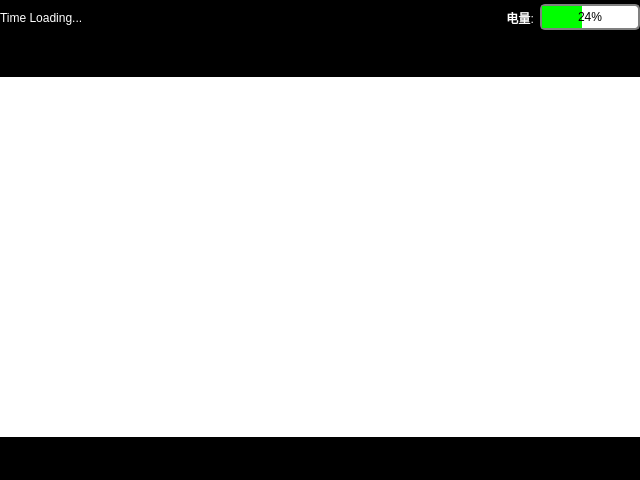
<?xml version="1.0" encoding="UTF-8"?>
<ui version="4.0">
 <class>SinglePhotoViewerWindow</class>
 <widget class="QMainWindow" name="SinglePhotoViewerWindow">
  <property name="geometry">
   <rect>
    <x>0</x>
    <y>0</y>
    <width>640</width>
    <height>480</height>
   </rect>
  </property>
  <property name="windowTitle">
   <string>MainWindow</string>
  </property>
  <widget class="QWidget" name="centralwidget">
   <widget class="QWidget" name="hor_1" native="true">
    <property name="geometry">
     <rect>
      <x>0</x>
      <y>0</y>
      <width>640</width>
      <height>35</height>
     </rect>
    </property>
    <property name="minimumSize">
     <size>
      <width>640</width>
      <height>35</height>
     </size>
    </property>
    <property name="maximumSize">
     <size>
      <width>640</width>
      <height>35</height>
     </size>
    </property>
    <property name="styleSheet">
     <string notr="true">background-color:black</string>
    </property>
    <layout class="QHBoxLayout" name="horizontalLayout">
     <item>
      <widget class="QLabel" name="datetime">
       <property name="minimumSize">
        <size>
         <width>200</width>
         <height>0</height>
        </size>
       </property>
       <property name="maximumSize">
        <size>
         <width>200</width>
         <height>16777215</height>
        </size>
       </property>
       <property name="styleSheet">
        <string notr="true">color:white</string>
       </property>
       <property name="text">
        <string>Time Loading...</string>
       </property>
      </widget>
     </item>
     <item>
      <widget class="QLabel" name="tips">
       <property name="minimumSize">
        <size>
         <width>285</width>
         <height>0</height>
        </size>
       </property>
       <property name="maximumSize">
        <size>
         <width>285</width>
         <height>16777215</height>
        </size>
       </property>
       <property name="text">
        <string>TextLabel</string>
       </property>
      </widget>
     </item>
     <item>
      <widget class="QLabel" name="battery">
       <property name="minimumSize">
        <size>
         <width>40</width>
         <height>0</height>
        </size>
       </property>
       <property name="maximumSize">
        <size>
         <width>40</width>
         <height>16777215</height>
        </size>
       </property>
       <property name="styleSheet">
        <string notr="true">color:white</string>
       </property>
       <property name="text">
        <string>电量:</string>
       </property>
       <property name="alignment">
        <set>Qt::AlignRight|Qt::AlignTrailing|Qt::AlignVCenter</set>
       </property>
      </widget>
     </item>
     <item>
      <widget class="QProgressBar" name="progressBar">
       <property name="minimumSize">
        <size>
         <width>100</width>
         <height>0</height>
        </size>
       </property>
       <property name="maximumSize">
        <size>
         <width>100</width>
         <height>16777215</height>
        </size>
       </property>
       <property name="styleSheet">
        <string notr="true">QProgressBar {   color:black;border: 2px solid grey;   border-radius: 5px;   background-color: #FFFFFF;}QProgressBar::chunk {   background-color: #00FF00;   width: 20px;}QProgressBar {   border: 2px solid grey;   border-radius: 5px;   text-align: center;}</string>
       </property>
       <property name="value">
        <number>24</number>
       </property>
      </widget>
     </item>
    </layout>
   </widget>
   <widget class="QWidget" name="hor_2" native="true">
    <property name="geometry">
     <rect>
      <x>0</x>
      <y>35</y>
      <width>640</width>
      <height>445</height>
     </rect>
    </property>
    <property name="styleSheet">
     <string notr="true">background-color:black</string>
    </property>
    <layout class="QHBoxLayout" name="horizontalLayout_2">
     <property name="spacing">
      <number>0</number>
     </property>
     <property name="leftMargin">
      <number>0</number>
     </property>
     <property name="topMargin">
      <number>0</number>
     </property>
     <property name="rightMargin">
      <number>0</number>
     </property>
     <property name="bottomMargin">
      <number>0</number>
     </property>
     <item>
      <widget class="QLabel" name="photoLabel">
       <property name="minimumSize">
        <size>
         <width>640</width>
         <height>360</height>
        </size>
       </property>
       <property name="maximumSize">
        <size>
         <width>640</width>
         <height>360</height>
        </size>
       </property>
       <property name="styleSheet">
        <string notr="true">background-color:white</string>
       </property>
       <property name="text">
        <string/>
       </property>
      </widget>
     </item>
    </layout>
   </widget>
  </widget>
 </widget>
 <resources/>
 <connections/>
</ui>
